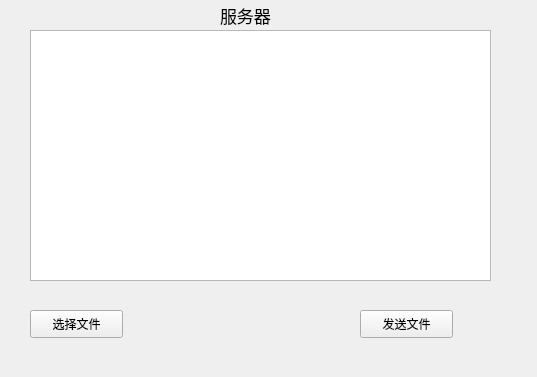
<?xml version="1.0" encoding="UTF-8"?>
<ui version="4.0">
 <class>Widget</class>
 <widget class="QWidget" name="Widget">
  <property name="geometry">
   <rect>
    <x>0</x>
    <y>0</y>
    <width>537</width>
    <height>377</height>
   </rect>
  </property>
  <property name="windowTitle">
   <string>Widget</string>
  </property>
  <widget class="QLabel" name="label">
   <property name="geometry">
    <rect>
     <x>220</x>
     <y>0</y>
     <width>72</width>
     <height>31</height>
    </rect>
   </property>
   <property name="font">
    <font>
     <pointsize>13</pointsize>
    </font>
   </property>
   <property name="text">
    <string>服务器</string>
   </property>
  </widget>
  <widget class="QTextEdit" name="textEdit">
   <property name="geometry">
    <rect>
     <x>30</x>
     <y>30</y>
     <width>461</width>
     <height>251</height>
    </rect>
   </property>
  </widget>
  <widget class="QPushButton" name="buttonFile">
   <property name="geometry">
    <rect>
     <x>30</x>
     <y>310</y>
     <width>93</width>
     <height>28</height>
    </rect>
   </property>
   <property name="text">
    <string>选择文件</string>
   </property>
  </widget>
  <widget class="QPushButton" name="buttonSend">
   <property name="geometry">
    <rect>
     <x>360</x>
     <y>310</y>
     <width>93</width>
     <height>28</height>
    </rect>
   </property>
   <property name="text">
    <string>发送文件</string>
   </property>
  </widget>
 </widget>
 <resources/>
 <connections/>
</ui>
